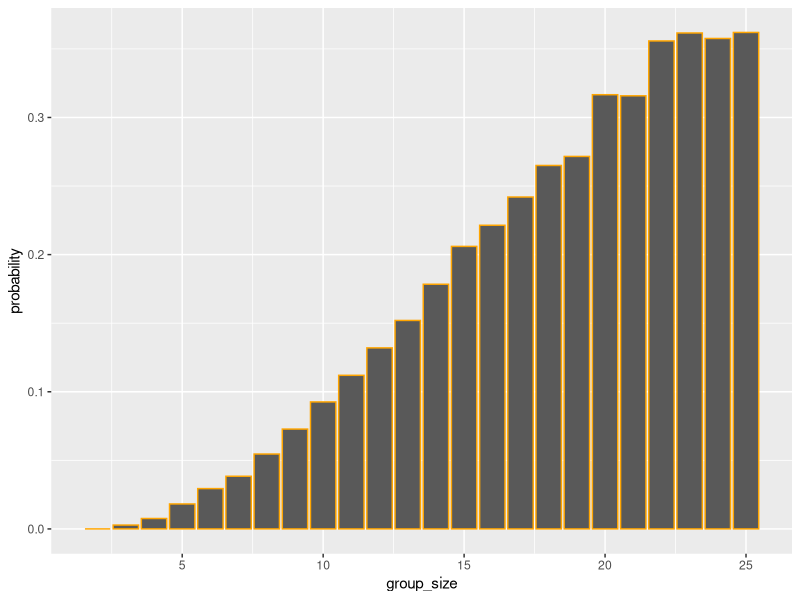

Reproduce this figure in R.
## ---- chunk 1
knitr::opts_chunk$set(echo = TRUE, message = F, warning = F)
## ---- chunk 2

group_birthdays <- sample(1:365, 15, replace = TRUE)

## ---- chunk 3

shared_birthday <- length(group_birthdays[duplicated(group_birthdays)])

# Returns 1 if yes and 0 if no

## ---- chunk 4

group_size <- 15
iterations <- 5000
shared_birthdays_counter <- 0

for(i in 1:iterations){
  
  
  group_birthdays <- sample(1:365, 15, replace = TRUE)
  
  shared_birthday <- length(group_birthdays[duplicated(group_birthdays)])
  
  if(shared_birthday == 1){
    
    shared_birthdays_counter <- shared_birthdays_counter + 1
  }
  
  
  
}


## ---- chunk 5

shared_birthdays_counter / iterations

## ---- chunk 6

sizes <- 2:25
prob_store <- numeric(length(sizes))

for(j in 1:24){
  
  


group_size <- j
iterations <- 5000
shared_birthdays_counter <- 0

for(i in 1:iterations){
  
  
  group_birthdays <- sample(1:365, group_size, replace = TRUE)
  
  shared_birthday <- length(group_birthdays[duplicated(group_birthdays)])
  
  if(shared_birthday == 1){
    
    shared_birthdays_counter <- shared_birthdays_counter + 1
  }
  
  
  
}

prob_store[j] <- shared_birthdays_counter / iterations

}

df <- data.frame(
  'group_size' = c(2:25),
  'probability' = c(prob_store)
)

library(ggplot2)

plot1 <- ggplot(df, aes(x = group_size, y = probability)) + 
  geom_bar(stat = 'identity', color = 'orange')

plot1

## ---- chunk 7
possible_pours <- c(rep('M', 4), rep('T', 4))
true_pours <- sample(possible_pours, size = 8)

# The true first pours

true_pours

## ---- chunk 8
guess <- c('M', 'T', 'T', 'M', 'T', 'T', 'M', 'M')

## ---- chunk 9

correct <- sum(true_pours == guess)

correct

## ---- chunk 10

iterations <- 5000
correct_store <- numeric(iterations)

for(i in 1:iterations){
  
  possible_pours <- c(rep('M', 4), rep('T', 4))
  true_pours <- sample(possible_pours, size = 8)
  
  guess <- c('M', 'T', 'T', 'M', 'T', 'T', 'M', 'M')
  
  correct <- sum(true_pours == guess)
  
  correct_store[i] <- correct

  
}


## ---- chunk 11
prop.table(table(correct_store))

